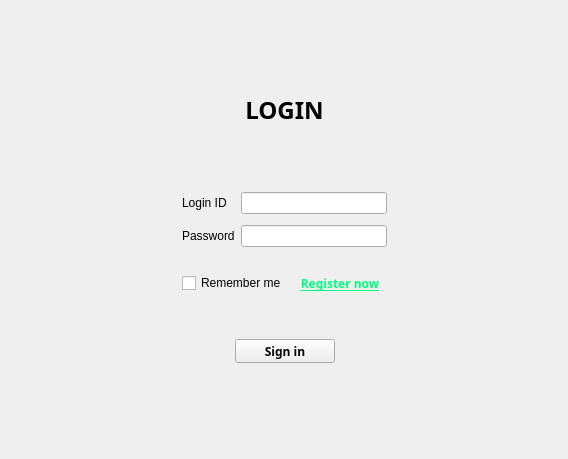
<?xml version="1.0" encoding="UTF-8"?>
<ui version="4.0">
 <class>LoginPage</class>
 <widget class="QDialog" name="LoginPage">
  <property name="geometry">
   <rect>
    <x>0</x>
    <y>0</y>
    <width>568</width>
    <height>459</height>
   </rect>
  </property>
  <property name="windowTitle">
   <string>Dialog</string>
  </property>
  <layout class="QVBoxLayout" name="verticalLayout_3">
   <item>
    <widget class="Titlewg" name="Title" native="true"/>
   </item>
   <item>
    <widget class="QStackedWidget" name="stackedWidget">
     <widget class="QWidget" name="Login_pg">
      <layout class="QVBoxLayout" name="verticalLayout">
       <item>
        <spacer name="verticalSpacer">
         <property name="orientation">
          <enum>Qt::Vertical</enum>
         </property>
         <property name="sizeHint" stdset="0">
          <size>
           <width>20</width>
           <height>31</height>
          </size>
         </property>
        </spacer>
       </item>
       <item>
        <widget class="QWidget" name="widget" native="true">
         <layout class="QHBoxLayout" name="horizontalLayout">
          <item>
           <spacer name="horizontalSpacer_4">
            <property name="orientation">
             <enum>Qt::Horizontal</enum>
            </property>
            <property name="sizeHint" stdset="0">
             <size>
              <width>40</width>
              <height>20</height>
             </size>
            </property>
           </spacer>
          </item>
          <item>
           <widget class="QWidget" name="widget_2" native="true">
            <layout class="QVBoxLayout" name="verticalLayout_2">
             <item>
              <widget class="QLabel" name="label">
               <property name="font">
                <font>
                 <family>Berlin Sans FB</family>
                 <pointsize>18</pointsize>
                 <bold>true</bold>
                </font>
               </property>
               <property name="text">
                <string>LOGIN</string>
               </property>
               <property name="alignment">
                <set>Qt::AlignCenter</set>
               </property>
              </widget>
             </item>
             <item>
              <spacer name="verticalSpacer_3">
               <property name="orientation">
                <enum>Qt::Vertical</enum>
               </property>
               <property name="sizeHint" stdset="0">
                <size>
                 <width>20</width>
                 <height>50</height>
                </size>
               </property>
              </spacer>
             </item>
             <item>
              <widget class="QWidget" name="widget_3" native="true">
               <layout class="QGridLayout" name="gridLayout">
                <item row="2" column="1">
                 <widget class="QLineEdit" name="lineEdit_2"/>
                </item>
                <item row="0" column="0">
                 <widget class="QLabel" name="label_2">
                  <property name="text">
                   <string>Login ID</string>
                  </property>
                 </widget>
                </item>
                <item row="2" column="0">
                 <widget class="QLabel" name="label_3">
                  <property name="text">
                   <string>Password</string>
                  </property>
                 </widget>
                </item>
                <item row="0" column="1">
                 <widget class="QLineEdit" name="lineEdit"/>
                </item>
                <item row="1" column="0">
                 <spacer name="verticalSpacer_5">
                  <property name="orientation">
                   <enum>Qt::Vertical</enum>
                  </property>
                  <property name="sizeHint" stdset="0">
                   <size>
                    <width>0</width>
                    <height>5</height>
                   </size>
                  </property>
                 </spacer>
                </item>
               </layout>
              </widget>
             </item>
             <item>
              <widget class="QWidget" name="widget_4" native="true">
               <layout class="QHBoxLayout" name="horizontalLayout_2">
                <item>
                 <widget class="QCheckBox" name="checkBox">
                  <property name="text">
                   <string>Remember me</string>
                  </property>
                 </widget>
                </item>
                <item>
                 <widget class="QToolButton" name="GoToRegister">
                  <property name="font">
                   <font>
                    <family>Arial Black</family>
                    <bold>true</bold>
                    <underline>true</underline>
                   </font>
                  </property>
                  <property name="styleSheet">
                   <string notr="true">color: rgb(0, 255, 127)</string>
                  </property>
                  <property name="text">
                   <string>Register now</string>
                  </property>
                  <property name="autoRaise">
                   <bool>true</bool>
                  </property>
                 </widget>
                </item>
               </layout>
              </widget>
             </item>
             <item>
              <spacer name="verticalSpacer_4">
               <property name="orientation">
                <enum>Qt::Vertical</enum>
               </property>
               <property name="sizeHint" stdset="0">
                <size>
                 <width>20</width>
                 <height>20</height>
                </size>
               </property>
              </spacer>
             </item>
             <item>
              <widget class="QWidget" name="widget_5" native="true">
               <layout class="QHBoxLayout" name="horizontalLayout_3">
                <item>
                 <spacer name="horizontalSpacer_2">
                  <property name="orientation">
                   <enum>Qt::Horizontal</enum>
                  </property>
                  <property name="sizeHint" stdset="0">
                   <size>
                    <width>50</width>
                    <height>20</height>
                   </size>
                  </property>
                 </spacer>
                </item>
                <item>
                 <widget class="QToolButton" name="toolButton_2">
                  <property name="minimumSize">
                   <size>
                    <width>100</width>
                    <height>20</height>
                   </size>
                  </property>
                  <property name="font">
                   <font>
                    <family>Arial Black</family>
                    <bold>true</bold>
                   </font>
                  </property>
                  <property name="text">
                   <string>Sign in</string>
                  </property>
                 </widget>
                </item>
                <item>
                 <spacer name="horizontalSpacer">
                  <property name="orientation">
                   <enum>Qt::Horizontal</enum>
                  </property>
                  <property name="sizeHint" stdset="0">
                   <size>
                    <width>50</width>
                    <height>20</height>
                   </size>
                  </property>
                 </spacer>
                </item>
               </layout>
              </widget>
             </item>
            </layout>
           </widget>
          </item>
          <item>
           <spacer name="horizontalSpacer_3">
            <property name="orientation">
             <enum>Qt::Horizontal</enum>
            </property>
            <property name="sizeHint" stdset="0">
             <size>
              <width>40</width>
              <height>20</height>
             </size>
            </property>
           </spacer>
          </item>
         </layout>
        </widget>
       </item>
       <item>
        <spacer name="verticalSpacer_2">
         <property name="orientation">
          <enum>Qt::Vertical</enum>
         </property>
         <property name="sizeHint" stdset="0">
          <size>
           <width>20</width>
           <height>31</height>
          </size>
         </property>
        </spacer>
       </item>
      </layout>
     </widget>
     <widget class="QWidget" name="Reg_pg_2">
      <layout class="QVBoxLayout" name="verticalLayout_6">
       <item>
        <spacer name="verticalSpacer_9">
         <property name="orientation">
          <enum>Qt::Vertical</enum>
         </property>
         <property name="sizeHint" stdset="0">
          <size>
           <width>20</width>
           <height>6</height>
          </size>
         </property>
        </spacer>
       </item>
       <item>
        <widget class="QWidget" name="widget_6" native="true">
         <layout class="QHBoxLayout" name="horizontalLayout_4">
          <item>
           <spacer name="horizontalSpacer_8">
            <property name="orientation">
             <enum>Qt::Horizontal</enum>
            </property>
            <property name="sizeHint" stdset="0">
             <size>
              <width>40</width>
              <height>20</height>
             </size>
            </property>
           </spacer>
          </item>
          <item>
           <widget class="QWidget" name="widget_7" native="true">
            <layout class="QVBoxLayout" name="verticalLayout_5">
             <item>
              <spacer name="verticalSpacer_7">
               <property name="orientation">
                <enum>Qt::Vertical</enum>
               </property>
               <property name="sizeHint" stdset="0">
                <size>
                 <width>20</width>
                 <height>40</height>
                </size>
               </property>
              </spacer>
             </item>
             <item>
              <widget class="QLabel" name="label_9">
               <property name="font">
                <font>
                 <family>Berlin Sans FB</family>
                 <pointsize>18</pointsize>
                 <bold>true</bold>
                </font>
               </property>
               <property name="text">
                <string>REGISTRATION</string>
               </property>
               <property name="alignment">
                <set>Qt::AlignCenter</set>
               </property>
              </widget>
             </item>
             <item>
              <spacer name="verticalSpacer_11">
               <property name="orientation">
                <enum>Qt::Vertical</enum>
               </property>
               <property name="sizeHint" stdset="0">
                <size>
                 <width>20</width>
                 <height>40</height>
                </size>
               </property>
              </spacer>
             </item>
             <item>
              <widget class="QWidget" name="widget_8" native="true">
               <layout class="QGridLayout" name="gridLayout_2">
                <item row="0" column="0">
                 <widget class="QLabel" name="label_4">
                  <property name="text">
                   <string>User ID</string>
                  </property>
                 </widget>
                </item>
                <item row="0" column="1">
                 <widget class="QLineEdit" name="reg_userid"/>
                </item>
                <item row="1" column="0">
                 <widget class="QLabel" name="label_5">
                  <property name="text">
                   <string>Password</string>
                  </property>
                 </widget>
                </item>
                <item row="1" column="1">
                 <widget class="QLineEdit" name="reg_password"/>
                </item>
                <item row="2" column="0">
                 <widget class="QLabel" name="label_6">
                  <property name="text">
                   <string>Confirm Password</string>
                  </property>
                 </widget>
                </item>
                <item row="2" column="1">
                 <widget class="QLineEdit" name="reg_confirm"/>
                </item>
                <item row="3" column="0">
                 <widget class="QLabel" name="label_7">
                  <property name="text">
                   <string>Phone</string>
                  </property>
                 </widget>
                </item>
                <item row="3" column="1">
                 <widget class="QLineEdit" name="reg_phone"/>
                </item>
                <item row="4" column="0">
                 <widget class="QLabel" name="label_8">
                  <property name="text">
                   <string>Email</string>
                  </property>
                 </widget>
                </item>
                <item row="4" column="1">
                 <widget class="QLineEdit" name="reg_email"/>
                </item>
               </layout>
              </widget>
             </item>
             <item>
              <widget class="QWidget" name="widget_9" native="true">
               <layout class="QHBoxLayout" name="horizontalLayout_5">
                <item>
                 <widget class="QToolButton" name="back_btn">
                  <property name="text">
                   <string>Go back to login</string>
                  </property>
                 </widget>
                </item>
                <item>
                 <spacer name="horizontalSpacer_7">
                  <property name="orientation">
                   <enum>Qt::Horizontal</enum>
                  </property>
                  <property name="sizeHint" stdset="0">
                   <size>
                    <width>93</width>
                    <height>20</height>
                   </size>
                  </property>
                 </spacer>
                </item>
                <item>
                 <widget class="QToolButton" name="Reg_btn">
                  <property name="text">
                   <string>Register</string>
                  </property>
                 </widget>
                </item>
               </layout>
              </widget>
             </item>
             <item>
              <spacer name="verticalSpacer_8">
               <property name="orientation">
                <enum>Qt::Vertical</enum>
               </property>
               <property name="sizeHint" stdset="0">
                <size>
                 <width>20</width>
                 <height>40</height>
                </size>
               </property>
              </spacer>
             </item>
            </layout>
           </widget>
          </item>
          <item>
           <spacer name="horizontalSpacer_6">
            <property name="orientation">
             <enum>Qt::Horizontal</enum>
            </property>
            <property name="sizeHint" stdset="0">
             <size>
              <width>40</width>
              <height>20</height>
             </size>
            </property>
           </spacer>
          </item>
         </layout>
        </widget>
       </item>
       <item>
        <spacer name="verticalSpacer_10">
         <property name="orientation">
          <enum>Qt::Vertical</enum>
         </property>
         <property name="sizeHint" stdset="0">
          <size>
           <width>20</width>
           <height>6</height>
          </size>
         </property>
        </spacer>
       </item>
      </layout>
     </widget>
     <widget class="QWidget" name="Set_pg_2">
      <layout class="QHBoxLayout" name="horizontalLayout_7">
       <item>
        <spacer name="horizontalSpacer_13">
         <property name="orientation">
          <enum>Qt::Horizontal</enum>
         </property>
         <property name="sizeHint" stdset="0">
          <size>
           <width>79</width>
           <height>20</height>
          </size>
         </property>
        </spacer>
       </item>
       <item>
        <widget class="QWidget" name="widget_10" native="true">
         <layout class="QVBoxLayout" name="verticalLayout_4">
          <item>
           <spacer name="verticalSpacer_13">
            <property name="orientation">
             <enum>Qt::Vertical</enum>
            </property>
            <property name="sizeHint" stdset="0">
             <size>
              <width>20</width>
              <height>40</height>
             </size>
            </property>
           </spacer>
          </item>
          <item>
           <widget class="QLabel" name="label_10">
            <property name="font">
             <font>
              <family>Berlin Sans FB</family>
              <pointsize>18</pointsize>
              <bold>true</bold>
             </font>
            </property>
            <property name="text">
             <string>Server Setting</string>
            </property>
            <property name="alignment">
             <set>Qt::AlignCenter</set>
            </property>
           </widget>
          </item>
          <item>
           <spacer name="verticalSpacer_6">
            <property name="orientation">
             <enum>Qt::Vertical</enum>
            </property>
            <property name="sizeHint" stdset="0">
             <size>
              <width>20</width>
              <height>55</height>
             </size>
            </property>
           </spacer>
          </item>
          <item>
           <widget class="QWidget" name="widget_11" native="true">
            <layout class="QGridLayout" name="gridLayout_3">
             <item row="0" column="1">
              <spacer name="horizontalSpacer_5">
               <property name="orientation">
                <enum>Qt::Horizontal</enum>
               </property>
               <property name="sizeHint" stdset="0">
                <size>
                 <width>100</width>
                 <height>20</height>
                </size>
               </property>
              </spacer>
             </item>
             <item row="1" column="1">
              <spacer name="horizontalSpacer_9">
               <property name="orientation">
                <enum>Qt::Horizontal</enum>
               </property>
               <property name="sizeHint" stdset="0">
                <size>
                 <width>100</width>
                 <height>20</height>
                </size>
               </property>
              </spacer>
             </item>
             <item row="0" column="0">
              <widget class="QLabel" name="label_11">
               <property name="text">
                <string>Server  IP</string>
               </property>
              </widget>
             </item>
             <item row="1" column="0">
              <widget class="QLabel" name="label_12">
               <property name="text">
                <string>Port</string>
               </property>
              </widget>
             </item>
             <item row="1" column="2">
              <widget class="QLineEdit" name="server_port"/>
             </item>
             <item row="0" column="2">
              <widget class="QLineEdit" name="server_ip">
               <property name="minimumSize">
                <size>
                 <width>150</width>
                 <height>0</height>
                </size>
               </property>
              </widget>
             </item>
            </layout>
           </widget>
          </item>
          <item>
           <spacer name="verticalSpacer_12">
            <property name="orientation">
             <enum>Qt::Vertical</enum>
            </property>
            <property name="sizeHint" stdset="0">
             <size>
              <width>20</width>
              <height>88</height>
             </size>
            </property>
           </spacer>
          </item>
          <item>
           <widget class="QWidget" name="widget_12" native="true">
            <layout class="QHBoxLayout" name="horizontalLayout_6">
             <item>
              <spacer name="horizontalSpacer_10">
               <property name="orientation">
                <enum>Qt::Horizontal</enum>
               </property>
               <property name="sizeHint" stdset="0">
                <size>
                 <width>115</width>
                 <height>20</height>
                </size>
               </property>
              </spacer>
             </item>
             <item>
              <widget class="QToolButton" name="toolButton">
               <property name="font">
                <font>
                 <family>Arial Black</family>
                 <pointsize>10</pointsize>
                 <bold>true</bold>
                </font>
               </property>
               <property name="text">
                <string>Confirm</string>
               </property>
              </widget>
             </item>
             <item>
              <spacer name="horizontalSpacer_11">
               <property name="orientation">
                <enum>Qt::Horizontal</enum>
               </property>
               <property name="sizeHint" stdset="0">
                <size>
                 <width>115</width>
                 <height>20</height>
                </size>
               </property>
              </spacer>
             </item>
            </layout>
           </widget>
          </item>
          <item>
           <spacer name="verticalSpacer_14">
            <property name="orientation">
             <enum>Qt::Vertical</enum>
            </property>
            <property name="sizeHint" stdset="0">
             <size>
              <width>20</width>
              <height>40</height>
             </size>
            </property>
           </spacer>
          </item>
         </layout>
        </widget>
       </item>
       <item>
        <spacer name="horizontalSpacer_12">
         <property name="orientation">
          <enum>Qt::Horizontal</enum>
         </property>
         <property name="sizeHint" stdset="0">
          <size>
           <width>78</width>
           <height>20</height>
          </size>
         </property>
        </spacer>
       </item>
      </layout>
     </widget>
    </widget>
   </item>
  </layout>
 </widget>
 <customwidgets>
  <customwidget>
   <class>Titlewg</class>
   <extends>QWidget</extends>
   <header location="global">titlewg.h</header>
   <container>1</container>
  </customwidget>
 </customwidgets>
 <resources/>
 <connections/>
</ui>
